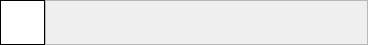
<?xml version="1.0" encoding="UTF-8"?>
<ui version="4.0">
 <class>DialogWidget</class>
 <widget class="QWidget" name="DialogWidget">
  <property name="geometry">
   <rect>
    <x>0</x>
    <y>0</y>
    <width>368</width>
    <height>45</height>
   </rect>
  </property>
  <property name="minimumSize">
   <size>
    <width>0</width>
    <height>45</height>
   </size>
  </property>
  <property name="maximumSize">
   <size>
    <width>16777215</width>
    <height>45</height>
   </size>
  </property>
  <property name="windowTitle">
   <string>Form</string>
  </property>
  <layout class="QHBoxLayout" name="horizontalLayout">
   <property name="spacing">
    <number>0</number>
   </property>
   <property name="leftMargin">
    <number>0</number>
   </property>
   <property name="topMargin">
    <number>0</number>
   </property>
   <property name="rightMargin">
    <number>0</number>
   </property>
   <property name="bottomMargin">
    <number>0</number>
   </property>
   <item>
    <widget class="QLabel" name="photo">
     <property name="minimumSize">
      <size>
       <width>45</width>
       <height>45</height>
      </size>
     </property>
     <property name="maximumSize">
      <size>
       <width>45</width>
       <height>45</height>
      </size>
     </property>
     <property name="styleSheet">
      <string notr="true">background-color: rgb(255, 255, 255);</string>
     </property>
     <property name="frameShape">
      <enum>QFrame::Box</enum>
     </property>
     <property name="text">
      <string/>
     </property>
    </widget>
   </item>
   <item>
    <widget class="QFrame" name="message">
     <property name="minimumSize">
      <size>
       <width>175</width>
       <height>0</height>
      </size>
     </property>
     <property name="maximumSize">
      <size>
       <width>16777215</width>
       <height>16777215</height>
      </size>
     </property>
     <property name="frameShape">
      <enum>QFrame::StyledPanel</enum>
     </property>
     <property name="frameShadow">
      <enum>QFrame::Raised</enum>
     </property>
     <layout class="QVBoxLayout" name="verticalLayout">
      <property name="spacing">
       <number>3</number>
      </property>
      <property name="leftMargin">
       <number>2</number>
      </property>
      <property name="topMargin">
       <number>2</number>
      </property>
      <property name="rightMargin">
       <number>2</number>
      </property>
      <property name="bottomMargin">
       <number>2</number>
      </property>
      <item>
       <widget class="QLabel" name="dialogname">
        <property name="font">
         <font>
          <pointsize>10</pointsize>
          <weight>75</weight>
          <bold>true</bold>
         </font>
        </property>
        <property name="text">
         <string/>
        </property>
        <property name="textFormat">
         <enum>Qt::PlainText</enum>
        </property>
        <property name="scaledContents">
         <bool>true</bool>
        </property>
        <property name="wordWrap">
         <bool>false</bool>
        </property>
        <property name="openExternalLinks">
         <bool>false</bool>
        </property>
        <property name="textInteractionFlags">
         <set>Qt::NoTextInteraction</set>
        </property>
       </widget>
      </item>
      <item>
       <widget class="QLabel" name="lastmessage">
        <property name="font">
         <font>
          <pointsize>8</pointsize>
         </font>
        </property>
        <property name="text">
         <string/>
        </property>
       </widget>
      </item>
     </layout>
    </widget>
   </item>
  </layout>
 </widget>
 <resources/>
 <connections/>
</ui>
